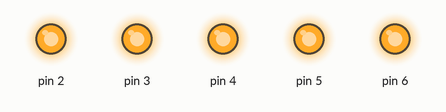
Recording of a sketch running on a simulated Arduino Uno, built with avr-gcc and run on an emulated ATmega328P. Parts: output pins drawn as LEDs (lit = HIGH).

Above: at 0.1 s.
At 3.1 s:
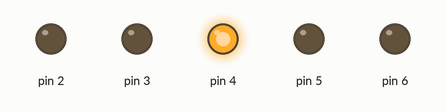
At 7.1 s:
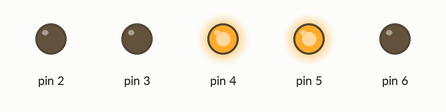
At 15.1 s:
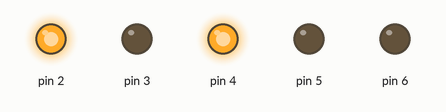
At 26.1 s:
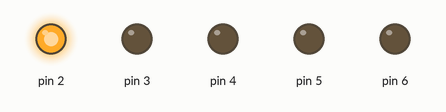
At 38.1 s:
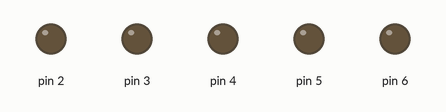
Timing chart, 0 to 40.0 s (numbered marks = the images above):
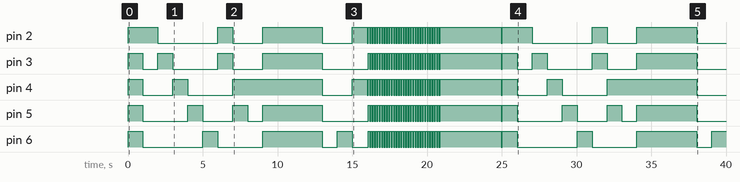

Measured:
- by itself, pin 2: LOW → HIGH at 0.00 s, → LOW 2.0 s later, → HIGH 4.0 s later, → LOW 1.0 s later, … (76 changes in this stretch)
- by itself, pin 3: LOW → HIGH at 0.00 s, → LOW 1.0 s later, → HIGH 1.0 s later, → LOW 1.0 s later, … (78 changes in this stretch)
- by itself, pin 4: LOW → HIGH at 0.00 s, → LOW 1.0 s later, → HIGH 2.0 s later, → LOW 1.0 s later, … (76 changes in this stretch)
- by itself, pin 5: LOW → HIGH at 0.00 s, → LOW 1.0 s later, → HIGH 3.0 s later, → LOW 1.0 s later, … (78 changes in this stretch)
- by itself, pin 6: LOW → HIGH at 0.00 s, → LOW 1.0 s later, → HIGH 4.0 s later, → LOW 1.0 s later, … (77 changes in this stretch)

The sketch:

allumerLED.ino
```cpp
void setup() {

pinMode(2, OUTPUT);
pinMode(3, OUTPUT);
pinMode(4, OUTPUT);
pinMode(5, OUTPUT);
pinMode(6, OUTPUT);
}

void loop() {

int i;

  digitalWrite(2, HIGH);
  digitalWrite(3, HIGH);
  digitalWrite(4, HIGH);
  digitalWrite(5, HIGH);
  digitalWrite(6, HIGH);
  delay(1000);

  digitalWrite(2, HIGH);
  digitalWrite(3, LOW);
  digitalWrite(4, LOW);
  digitalWrite(5, LOW);
  digitalWrite(6, LOW);
  delay(1000);

  digitalWrite(2, LOW);
  digitalWrite(3, HIGH);
  digitalWrite(4, LOW);
  digitalWrite(5, LOW);
  digitalWrite(6, LOW);
  delay(1000);

  digitalWrite(2, LOW);
  digitalWrite(3, LOW);
  digitalWrite(4, HIGH);
  digitalWrite(5, LOW);
  digitalWrite(6, LOW);
  delay(1000);

  digitalWrite(2, LOW);
  digitalWrite(3, LOW);
  digitalWrite(4, LOW);
  digitalWrite(5, HIGH);
  digitalWrite(6, LOW);
  delay(1000);

  digitalWrite(2, LOW);
  digitalWrite(3, LOW);
  digitalWrite(4, LOW);
  digitalWrite(5, LOW);
  digitalWrite(6, HIGH);
  delay(1000);

  digitalWrite(2, HIGH);
  digitalWrite(3, HIGH);
  digitalWrite(4, LOW);
  digitalWrite(5, LOW);
  digitalWrite(6, LOW);
  delay(1000);

  digitalWrite(2, LOW);
  digitalWrite(3, LOW);
  digitalWrite(4, HIGH);
  digitalWrite(5, HIGH);
  digitalWrite(6, LOW);
  delay(1000);

  digitalWrite(2, LOW);
  digitalWrite(3, LOW);
  digitalWrite(4, HIGH);
  digitalWrite(5, LOW);
  digitalWrite(6, LOW);
  delay(1000);


  digitalWrite(2, HIGH);
  digitalWrite(3, HIGH);
  digitalWrite(4, HIGH);
  digitalWrite(5, HIGH);
  digitalWrite(6, HIGH);
  delay(4000);

  digitalWrite(2, LOW);
  digitalWrite(3, LOW);
  digitalWrite(4, LOW);
  digitalWrite(5, LOW);
  digitalWrite(6, LOW);
  delay(1000);

  digitalWrite(2, LOW);
  digitalWrite(3, LOW);
  digitalWrite(4, LOW);
  digitalWrite(5, LOW);
  digitalWrite(6, HIGH);
  delay(1000);

   digitalWrite(2, HIGH);
  digitalWrite(3, LOW);
  digitalWrite(4, HIGH);
  digitalWrite(5, LOW);
  digitalWrite(6, LOW);
  delay(1000);

for(i=0; i<=30; i++){
  digitalWrite(2, LOW);
  digitalWrite(3, LOW);
  digitalWrite(4, LOW);
  digitalWrite(5, LOW);
  digitalWrite(6, LOW);
  delay(80);

  digitalWrite(2, HIGH);
  digitalWrite(3, HIGH);
  digitalWrite(4, HIGH);
  digitalWrite(5, HIGH);
  digitalWrite(6, HIGH);
  delay(80);
}
  digitalWrite(2, HIGH);
  digitalWrite(3, HIGH);
  digitalWrite(4, HIGH);
  digitalWrite(5, HIGH);
  digitalWrite(6, HIGH);
  delay(4000);

  digitalWrite(2, LOW);
  digitalWrite(3, LOW);
  digitalWrite(4, LOW);
  digitalWrite(5, LOW);
  digitalWrite(6, LOW);
  delay(80);

}
```
